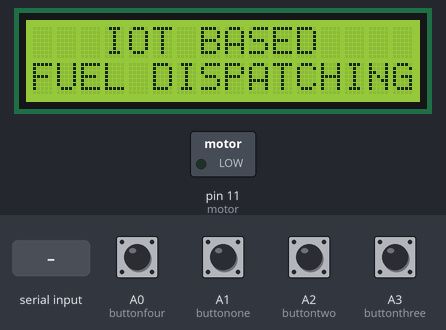
Simulated run of this sketch. Board: Arduino Mega 2560, built with avr-gcc and run on an emulated ATmega2560. On the bench: 16×2 character LCD, switched loads named in the sketch (green lamp = pin HIGH). The inputs (shaded band) are chosen by the test bench; at power-on: A0 (buttonfour), A1 (buttonone), A2 (buttontwo), A3 (buttonthree) HIGH. What the sketch prints to the serial monitor is not drawn.

Above: at 3.2 s.
3.3 s: "870080410244" received over the second serial link
At 5.7 s:
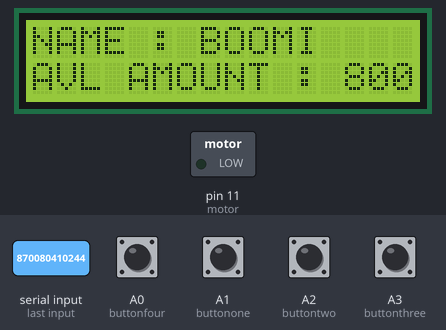
6.0 s: A1 (buttonone) pulled LOW for 0.15 s
At 7.2 s:
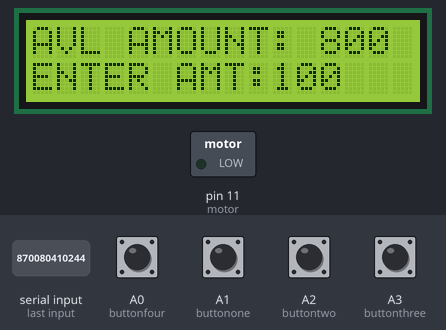
7.6 s: A0 (buttonfour) pulled LOW for 1 s
At 10.0 s:
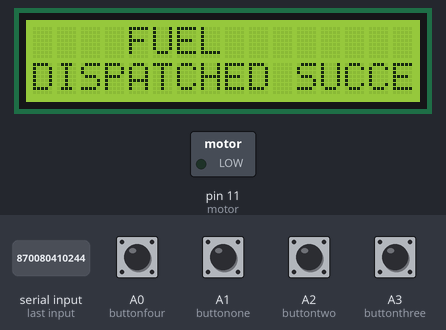
13.5 s: A2 (buttontwo) pulled LOW for 0.15 s
At 14.8 s:
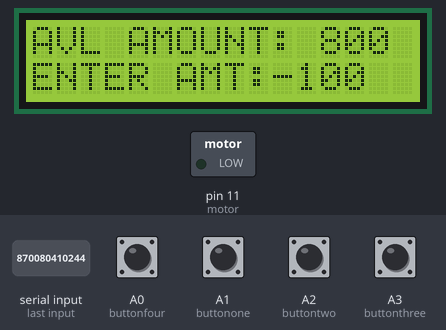
15.1 s: A3 (buttonthree) pulled LOW for 0.15 s
At 16.3 s:
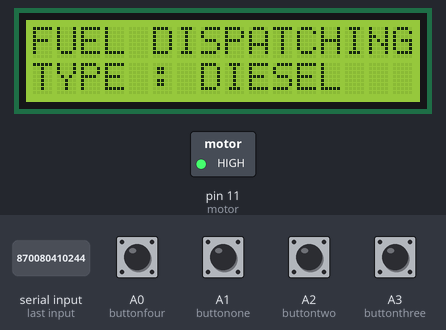
Timing chart, 0 to 17.7 s (numbered marks = the images above; inputs shaded):
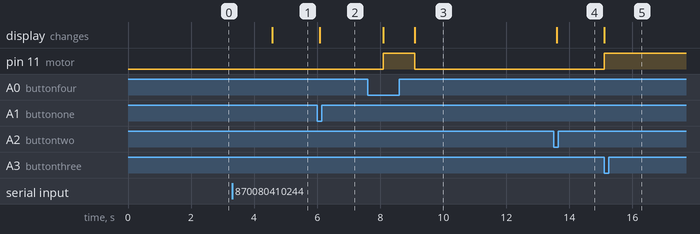

Measured:
- after the input at 3.3 s, the display: changes after 1.3 s (image 1)
- after the input at 6.0 s, the display: changes after 0.08 s (image 2)
- after the input at 7.6 s, pin 11 (motor): LOW → HIGH after 0.49 s, → LOW 1.0 s later; the display: first changes after 0.49 s (image 3 shows a later state)
- after the input at 13.5 s, the display: changes after 0.10 s (image 4)
- after the input at 15.1 s, pin 11 (motor): LOW → HIGH at once; the display: changes at once (image 5)

The sketch:

flfd_code.ino
```cpp
#include <LiquidCrystal.h>
const int rs = 2, en = 3, d4 = 4, d5 = 5, d6 = 6, d7 = 7;
LiquidCrystal lcd(rs, en, d4, d5, d6, d7);

const int buttonone = A1;
const int buttontwo = A2;
const int buttonthree = A3;
const int buttonfour = A0;

const int motor = 11;

int onebuttonState;
int secbuttonState;
int threebuttonState;
int fourbuttonState;
int total=0, stotal=0, ftotal=0;
int a=100;
int sstart=0;
int sstop=0;
int vcount=0, m=0, n=0;
String ttl;
String card;

void setup(){
    pinMode(buttonone, INPUT);
    pinMode(buttontwo, INPUT);
    pinMode(buttonthree, INPUT);
    pinMode(buttonfour, INPUT);
    digitalWrite(buttonone, HIGH);
    digitalWrite(buttontwo, HIGH);
    digitalWrite(buttonthree, HIGH);
    digitalWrite(buttonfour, HIGH);
    pinMode(motor, OUTPUT);
    digitalWrite(motor, LOW);
    lcd.clear();
    lcd.begin(16, 2);
    lcd.clear();
    lcd.setCursor(0,0);
    lcd.print("   IOT BASED");
    lcd.setCursor(0,1);
    lcd.print("FUEL DISPATCHING");
    Serial1.begin(9600);
    Serial.begin(115200);
    delay(2000);
}

void loop(){

onebuttonState = digitalRead(buttonone);
secbuttonState = digitalRead(buttontwo);
threebuttonState = digitalRead(buttonthree);
fourbuttonState = digitalRead(buttonfour);

if (Serial1.available())
    {
    card = Serial1.readString();
  Serial.println(card);
    }

if(card == "870080410244" && n==0)
{
  stotal = 800;
  lcd.clear();
  lcd.setCursor(0,0);
  lcd.print("NAME : BOOMI");
  lcd.setCursor(0,1);
  lcd.print("AVL AMOUNT : ");
  lcd.print(stotal);
  n=1;
  card="";
}
if(card == "87009229D8E4" && n==0)
{
  stotal = 500;
  lcd.clear();
  lcd.setCursor(0,0);
  lcd.print("NAME : DEEPI");
  lcd.setCursor(0,1);
  lcd.print("AVL AMOUNT : ");
  lcd.print(stotal);
  n=1;
  card="";

}

if (onebuttonState == LOW)
{
  total = total + a;

  lcd.clear();
  lcd.setCursor(0,0);
  lcd.print("AVL AMOUNT: ");
  lcd.print(stotal);
  lcd.setCursor(0,1);
  lcd.print("ENTER AMT:");
  lcd.print(total);
  m=1;
}
if (secbuttonState == LOW)
{
  total = total - a;

  lcd.clear();
  lcd.setCursor(0,0);
  lcd.print("AVL AMOUNT: ");
  lcd.print(stotal);
  lcd.setCursor(0,1);
  lcd.print("ENTER AMT:");
  lcd.print(total);
  m=1;
}

if (fourbuttonState == LOW && m==1)
{

  lcd.clear();
  lcd.setCursor(0,0);
  lcd.print("FUEL DISPATCHING");
  lcd.setCursor(0,1);
  lcd.print("TYPE : PETROL");
  ftotal = 10*total;
  digitalWrite(motor, HIGH);
  delay(ftotal);
  digitalWrite(motor, LOW);
  lcd.clear();
  lcd.setCursor(0,0);
  lcd.print("    FUEL");
  lcd.setCursor(0,1);
  lcd.print("DISPATCHED SUCCESS");
  delay(2000);
  total = 0;
  m=0;

}
if (threebuttonState == LOW && m==1)
{

  lcd.clear();
  lcd.setCursor(0,0);
  lcd.print("FUEL DISPATCHING");
  lcd.setCursor(0,1);
  lcd.print("TYPE : DIESEL");
  ftotal = 10*total;
  digitalWrite(motor, HIGH);
  delay(ftotal);
  digitalWrite(motor, LOW);
  lcd.clear();
  lcd.setCursor(0,0);
  lcd.print("    FUEL");
  lcd.setCursor(0,1);
  lcd.print("DISPATCHED SUCCESS");
  delay(2000);
  total = 0;
  m=0;

}

    delay(500);

 }
```
